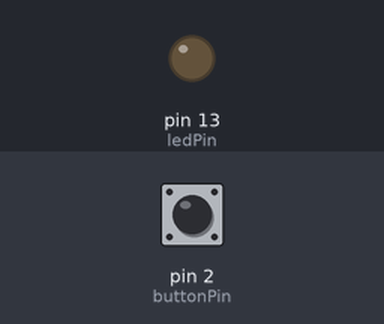
A sketch run on a simulated Arduino Uno, built with avr-gcc and run on an emulated ATmega328P. Shown: output pins drawn as LEDs (lit = HIGH). The test bench sets the inputs (shaded band); at power-on: pin 2 (buttonPin) LOW.

Above: at 1.2 s.
1.3 s: pin 2 (buttonPin) pulled HIGH for 0.15 s
At 1.6 s:
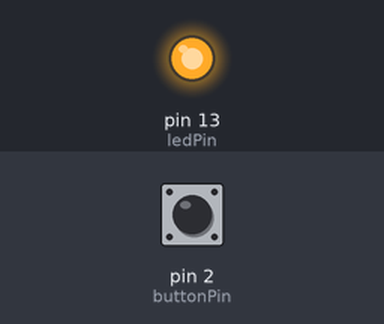
2.9 s: pin 2 (buttonPin) pulled HIGH for 1 s
At 4.0 s:
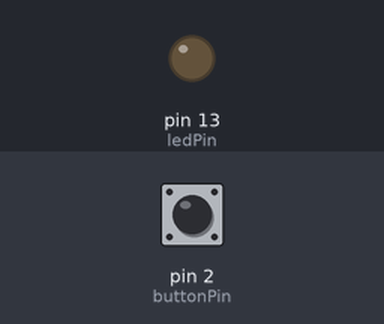
5.4 s: pin 2 (buttonPin) pulled HIGH for 3.2 s
At 5.9 s:
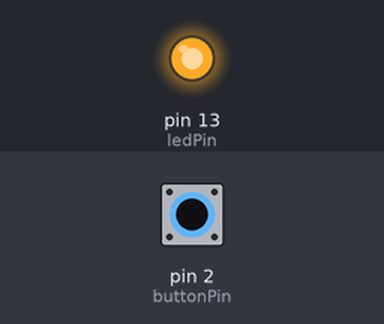
Timing chart, 0 to 8.4 s (numbered marks = the images above; inputs shaded):
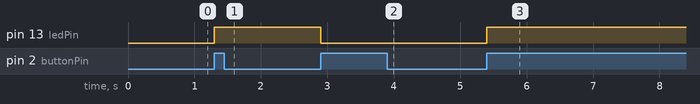

Measured:
- after the input at 1.3 s, pin 13 (ledPin): LOW → HIGH at once
- after the input at 2.9 s, pin 13 (ledPin): HIGH → LOW at once
- after the input at 5.4 s, pin 13 (ledPin): LOW → HIGH at once

The sketch:

toggle_button.ino
```cpp
const int ledPin = 13;
const int buttonPin = 2;
int status = false;
void setup()
{
  pinMode(buttonPin,INPUT);
  pinMode(ledPin,OUTPUT);
}
void loop()
{
  if (digitalRead(buttonPin)==true)
  {
    status = !status;
    digitalWrite(ledPin, status);
  }
  while (digitalRead(buttonPin)==true);
  delay(50);
  }
```
